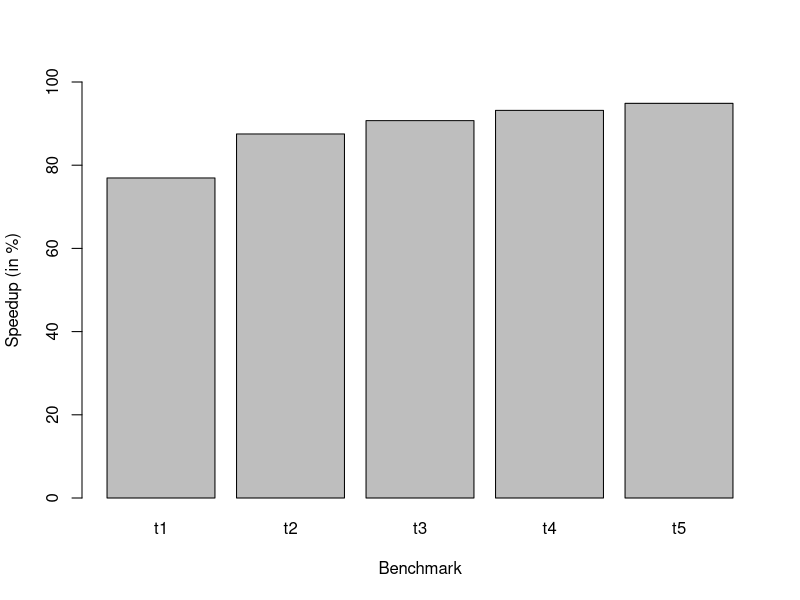
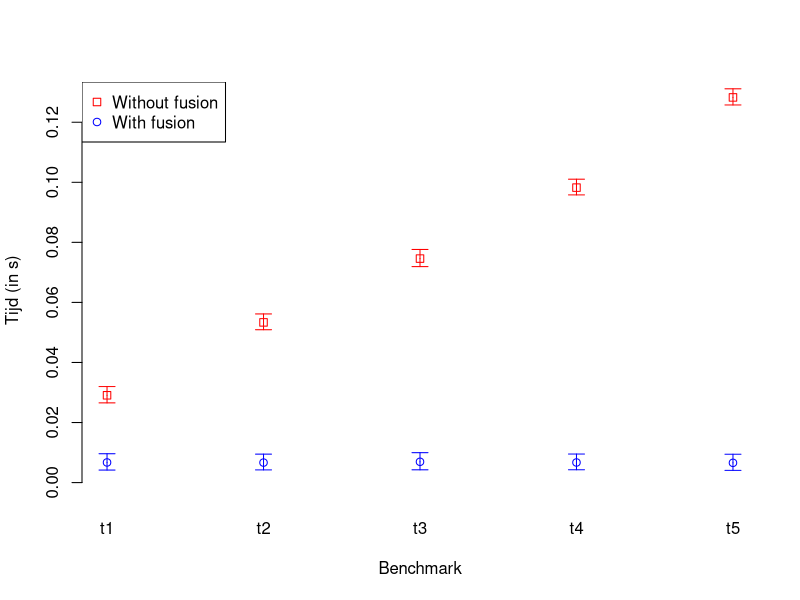
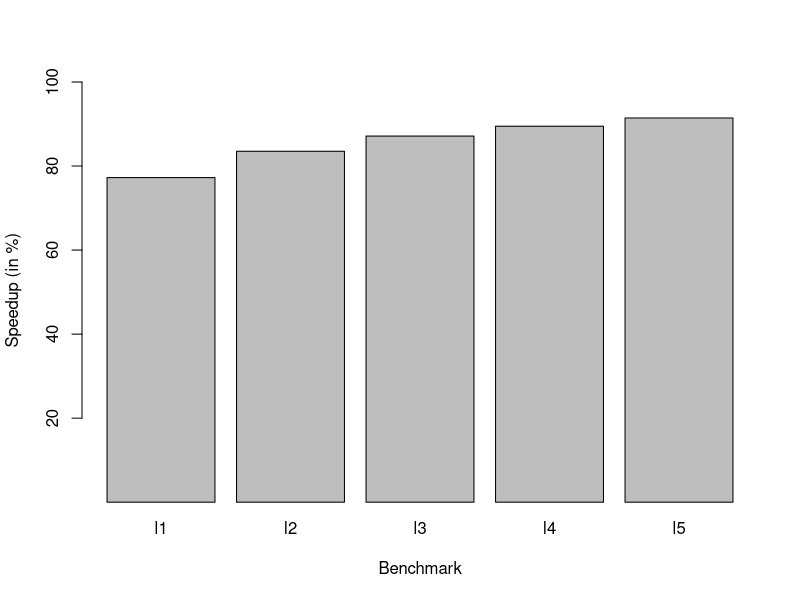
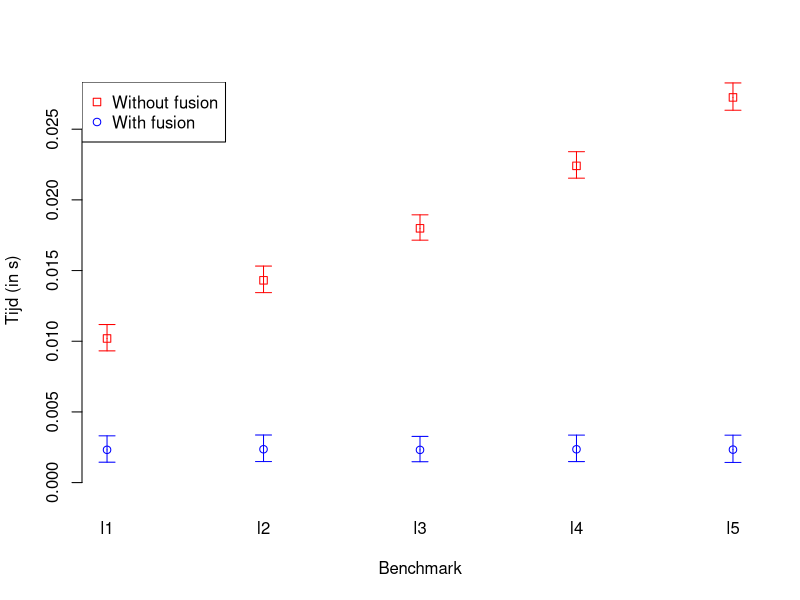

The R script that drew these images, in order:
require(plotrix)

enabled  <- read.csv(file="enabled.csv", header=T)
disabled <- read.csv(file="disabled.csv", header=T)

tree_names    <- enabled[1:5, 'Name']
tree_fused    <- enabled[1:5, 'Mean']
tree_unfused  <- disabled[1:5, 'Mean']
tree_speedups <- 100 * (tree_unfused - tree_fused) / tree_unfused

pdf("tree-speedups.pdf")
barplot(tree_speedups,
        xlab='Benchmark',
        ylab='Speedup (in %)',
        names.arg=tree_names,
        ylim=c(0,100))
dev.off()

pdf("tree.pdf")
plotCI(seq(1, 5), tree_unfused,
        enabled[1:5, 'StddevUB'] * 2,
        enabled[1:5, 'StddevLB'] * 2,
        pch=0,
        ylim=c(0, max(tree_unfused)),
        xlab="Benchmark",
        ylab="Tijd (in s)",
        col='red',
        axes=F)
plotCI(seq(1, 5), tree_fused,
        enabled[1:5, 'StddevUB'] * 2,
        enabled[1:5, 'StddevLB'] * 2,
        pch=1,
        col='blue',
        add=T)
axis(side=1, at=seq(1, 5), labels=tree_names, lwd=0)
axis(side=2)
legend("topleft", legend=c("Without fusion", "With fusion"), pch=c(0, 1),
       col=c('red', 'blue'))
dev.off()

# Copy pasta. s/tree/list/g. s/1:5/6:10

enabled  <- read.csv(file="enabled.csv", header=T)
disabled <- read.csv(file="disabled.csv", header=T)

list_names    <- enabled[6:10, 'Name']
list_fused    <- enabled[6:10, 'Mean']
list_unfused  <- disabled[6:10, 'Mean']
list_speedups <- 100 * (list_unfused - list_fused) / list_unfused

pdf("list-speedups.pdf")
barplot(list_speedups,
        xlab='Benchmark',
        ylab='Speedup (in %)',
        names.arg=list_names,
        ylim=c(1,100))
dev.off()

pdf("list.pdf")
plotCI(seq(1, 5), list_unfused,
        enabled[6:10, 'StddevUB'] * 2,
        enabled[6:10, 'StddevLB'] * 2,
        pch=0,
        ylim=c(0, max(list_unfused)),
        xlab="Benchmark",
        ylab="Tijd (in s)",
        col='red',
        axes=F)
plotCI(seq(1, 5), list_fused,
        enabled[6:10, 'StddevUB'] * 2,
        enabled[6:10, 'StddevLB'] * 2,
        pch=1,
        col='blue',
        add=T)
axis(side=1, at=seq(1, 5), labels=list_names, lwd=0)
axis(side=2)
legend("topleft", legend=c("Without fusion", "With fusion"), pch=c(0, 1),
       col=c('red', 'blue'))
dev.off()
